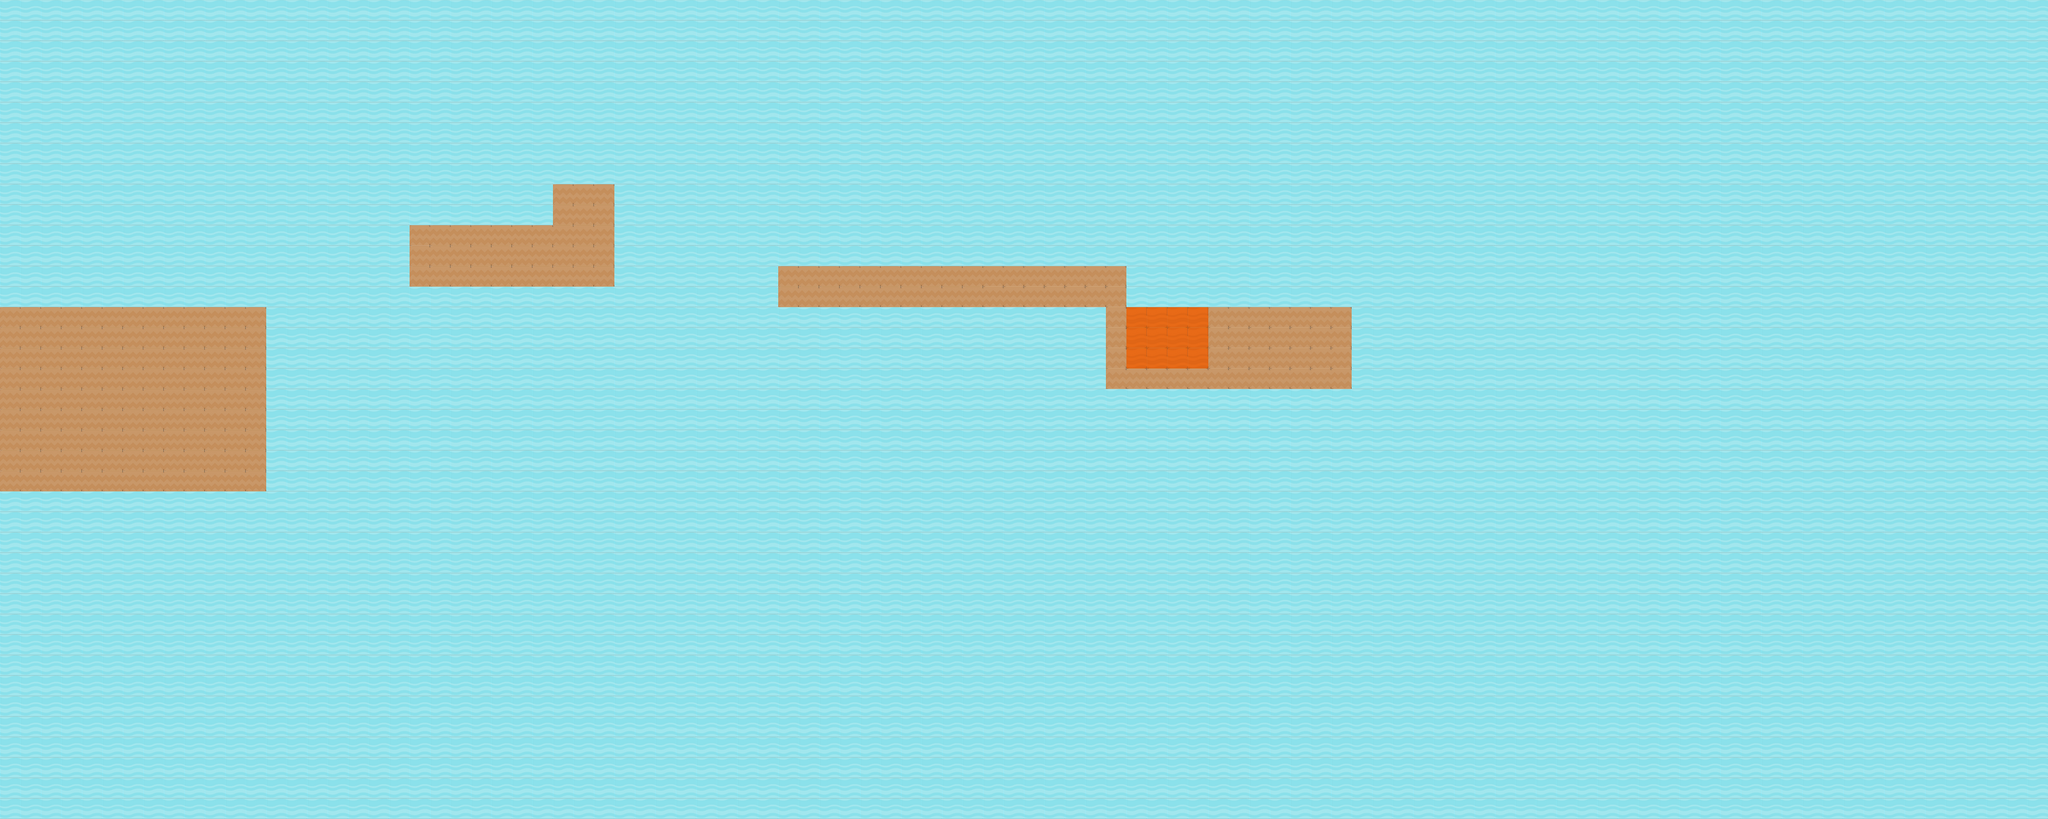

Tiled map render using the project's own tile images. Description and the map definition, with tile-layer contents summarised, below:
An orthogonal 100x40 tile map with 32x32 px tiles, 1 tile layer (Tile Layer 1) and 41 objects (5x platform, 4x danger, 4x sensor, 3x bonus, 3x revolute_bridge, ...).

<map version="1.0" tiledversion="1.0.1" orientation="orthogonal" renderorder="right-down" width="100" height="40" tilewidth="32" tileheight="32" nextobjectid="61">
 <tileset firstgid="1" name="map_base" tilewidth="32" tileheight="32" tilecount="161" columns="7">
  <image source="tiles_spritesheet.png" width="224" height="736" />
 </tileset>
 <layer name="Tile Layer 1" width="100" height="40">
  <data>[4000 cells, 4000 non-empty, 4 distinct tile ids]</data>
 </layer>
 <objectgroup name="Dangers">
  <object id="41" name="spike3" type="danger" x="0" y="0">
   <properties>
    <property name="damage" value="2" />
    <property name="down_side" value="0" />
    <property name="image" value="spike.png" />
    <property name="is_movable" value="1" />
    <property name="left_side" value="0" />
    <property name="right_side" value="0" />
    <property name="stick_platform" value="platform4" />
    <property name="up_side" value="1" />
   </properties>
  </object>
  <object id="46" name="spike2" type="danger" x="0" y="0">
   <properties>
    <property name="damage" value="2" />
    <property name="down_side" value="0" />
    <property name="image" value="spike.png" />
    <property name="is_movable" value="1" />
    <property name="left_side" value="0" />
    <property name="right_side" value="0" />
    <property name="stick_platform" value="platform3" />
    <property name="up_side" value="1" />
   </properties>
  </object>
  <object id="47" name="spike1" type="danger" x="0" y="0">
   <properties>
    <property name="damage" value="2" />
    <property name="down_side" value="0" />
    <property name="image" value="spike.png" />
    <property name="is_movable" value="1" />
    <property name="left_side" value="0" />
    <property name="right_side" value="0" />
    <property name="stick_platform" value="platform2" />
    <property name="up_side" value="1" />
   </properties>
  </object>
 </objectgroup>
 <objectgroup name="Sensors">
  <object id="6" name="player1_final" type="final" x="2048.67" y="443" width="32" height="32">
   <properties>
    <property name="image" value="dexterous_final.png" />
    <property name="player" value="dexterous" />
   </properties>
  </object>
  <object id="7" name="player2_final" type="final" x="1088" y="236" width="32" height="48">
   <properties>
    <property name="image" value="strong_final.png" />
    <property name="player" value="strong" />
   </properties>
  </object>
  <object id="24" type="sensor" x="592.5" y="328.5" width="29" height="43">
   <properties>
    <property name="is_keeping" value="0" />
    <property name="is_visible" value="0" />
    <property name="observables" value="bridge1" />
    <property name="repeat_allowed" value="1" />
    <property name="stages" value="up" />
   </properties>
  </object>
  <object id="26" type="sensor" x="1376" y="404" width="64" height="16">
   <properties>
    <property name="image" value="button.png" />
    <property name="is_keeping" value="1" />
    <property name="is_visible" value="1" />
    <property name="observables" value="platform1" />
    <property name="repeat_allowed" value="0" />
   </properties>
  </object>
  <object id="35" type="lever" x="639.5" y="340" width="64" height="16">
   <properties>
    <property name="image" value="button.png" />
    <property name="observables" value="bridge2 bridge3" />
    <property name="repeat_allowed" value="1" />
    <property name="stages" value="off" />
   </properties>
  </object>
  <object id="49" type="sensor" x="1392.5" y="357.5" width="29" height="43">
   <properties>
    <property name="is_keeping" value="0" />
    <property name="is_visible" value="0" />
    <property name="observables" value="platform2 platform3 platform4" />
    <property name="repeat_allowed" value="1" />
    <property name="stages" value="up" />
   </properties>
  </object>
  <object id="59" type="timer" x="0" y="0">
   <properties>
    <property name="is_rounded" value="1" />
    <property name="observables" value="platform5" />
    <property name="time_stages" value="1 2 3" />
   </properties>
  </object>
  <object id="60" type="sensor" x="1981" y="469" width="64" height="16">
   <properties>
    <property name="image" value="button.png" />
    <property name="is_keeping" value="0" />
    <property name="is_visible" value="1" />
    <property name="observables" value="bridge1" />
    <property name="repeat_allowed" value="1" />
    <property name="stages" value="down" />
   </properties>
  </object>
 </objectgroup>
 <objectgroup name="Static">
  <object id="1" x="-2" y="480" width="417" height="286" />
  <object id="2" x="640" y="352" width="318" height="96" />
  <object id="8" x="1216" y="415" width="543.333" height="64" />
  <object id="12" x="863" y="288" width="95" height="64" />
  <object id="53" type="danger" x="1761" y="480" width="127" height="96" />
  <object id="54" x="1887" y="480" width="224" height="126" />
 </objectgroup>
 <objectgroup name="Kinematic">
  <object id="51" name="platform5" type="platform" x="1764" y="414.5" width="80" height="9">
   <properties>
    <property name="image" value="platform.png" />
    <property name="is_auto" value="0" />
    <property name="speed" value="1.9" />
    <property name="steps" value="0" />
    <property name="trajectory" value="trajectory5" />
   </properties>
  </object>
  <object id="56" name="trajectory5" x="1796" y="420">
   <properties>
    <property name="is_rounded" value="1" />
   </properties>
   <polyline points="0,0 58,73" />
  </object>
  <object id="43" name="platform4" type="platform" x="1600.58" y="416" width="62.6667" height="15">
   <properties>
    <property name="image" value="platform.png" />
    <property name="is_auto" value="0" />
    <property name="speed" value="1" />
    <property name="steps" value="1" />
    <property name="trajectory" value="trajectory4" />
   </properties>
  </object>
  <object id="44" name="trajectory4" x="1631.33" y="424">
   <properties>
    <property name="is_rounded" value="0" />
   </properties>
   <polyline points="0,0 0,-16" />
  </object>
  <object id="42" name="platform3" type="platform" x="1536.83" y="416" width="62.6667" height="15">
   <properties>
    <property name="image" value="platform.png" />
    <property name="is_auto" value="0" />
    <property name="speed" value="1" />
    <property name="steps" value="1" />
    <property name="trajectory" value="trajectory3" />
   </properties>
  </object>
  <object id="45" name="trajectory3" x="1566.67" y="424">
   <properties>
    <property name="is_rounded" value="0" />
   </properties>
   <polyline points="0,0 0,-16" />
  </object>
  <object id="38" name="platform2" type="platform" x="1472.33" y="416.167" width="62.6667" height="15">
   <properties>
    <property name="image" value="platform.png" />
    <property name="is_auto" value="0" />
    <property name="speed" value="1" />
    <property name="steps" value="1" />
    <property name="trajectory" value="trajectory2" />
   </properties>
  </object>
  <object id="39" name="trajectory2" x="1503.33" y="424">
   <properties>
    <property name="is_rounded" value="0" />
   </properties>
   <polyline points="0,0 0,-16" />
  </object>
  <object id="16" name="platform1" type="platform" x="418" y="480.167" width="62" height="9">
   <properties>
    <property name="image" value="platform.png" />
    <property name="is_auto" value="0" />
    <property name="speed" value="1.9" />
    <property name="steps" value="1" />
    <property name="trajectory" value="trajectory1" />
   </properties>
  </object>
  <object id="20" name="trajectory1" x="447.667" y="484.428">
   <properties>
    <property name="is_rounded" value="1" />
   </properties>
   <polyline points="0,0 160.083,-132.884" />
  </object>
  </objectgroup>
 <objectgroup name="Dynamic">
  <!-- 11 objects omitted --></objectgroup>
</map>
<!-- 14 of 41 objects omitted -->
